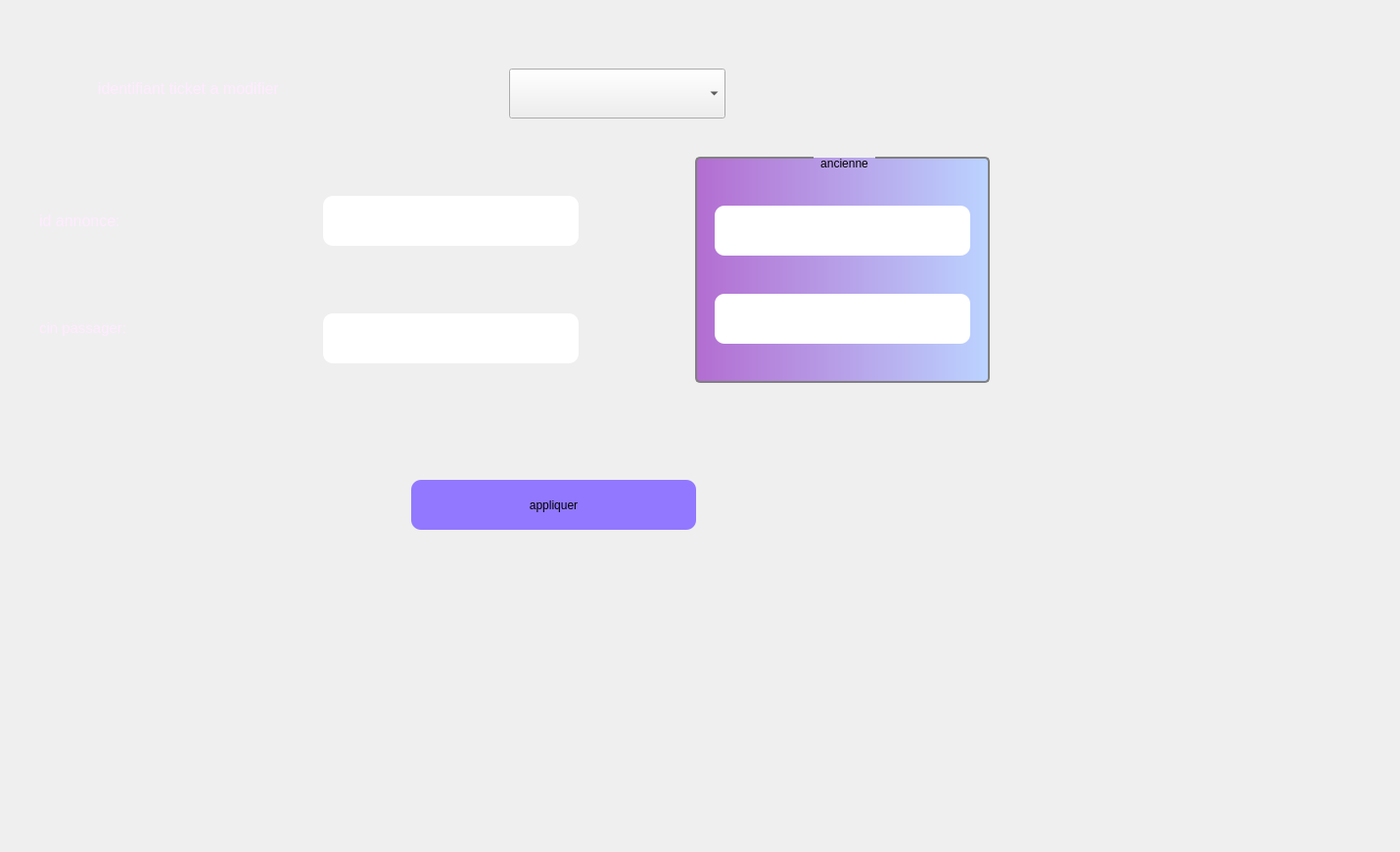
     <widget class="QWidget" name="tab_12">
      <attribute name="title">
       <string>modifier</string>
      </attribute>
      <widget class="QLabel" name="label_56">
       <property name="geometry">
        <rect>
         <x>100</x>
         <y>60</y>
         <width>261</width>
         <height>61</height>
        </rect>
       </property>
       <property name="palette">
        <palette>
         <active>
          <colorrole role="WindowText">
           <brush brushstyle="SolidPattern">
            <color alpha="255">
             <red>255</red>
             <green>235</green>
             <blue>255</blue>
            </color>
           </brush>
          </colorrole>
         </active>
         <inactive>
          <colorrole role="WindowText">
           <brush brushstyle="SolidPattern">
            <color alpha="255">
             <red>255</red>
             <green>235</green>
             <blue>255</blue>
            </color>
           </brush>
          </colorrole>
         </inactive>
         <disabled>
          <colorrole role="WindowText">
           <brush brushstyle="SolidPattern">
            <color alpha="255">
             <red>120</red>
             <green>120</green>
             <blue>120</blue>
            </color>
           </brush>
          </colorrole>
         </disabled>
        </palette>
       </property>
       <property name="text">
        <string>&lt;html&gt;&lt;head/&gt;&lt;body&gt;&lt;p&gt;&lt;span style=&quot; font-size:12pt;&quot;&gt;identifiant ticket a modifier&lt;/span&gt;&lt;/p&gt;&lt;/body&gt;&lt;/html&gt;</string>
       </property>
      </widget>
      <widget class="QLabel" name="label_57">
       <property name="geometry">
        <rect>
         <x>40</x>
         <y>200</y>
         <width>211</width>
         <height>51</height>
        </rect>
       </property>
       <property name="palette">
        <palette>
         <active>
          <colorrole role="WindowText">
           <brush brushstyle="SolidPattern">
            <color alpha="255">
             <red>255</red>
             <green>235</green>
             <blue>255</blue>
            </color>
           </brush>
          </colorrole>
         </active>
         <inactive>
          <colorrole role="WindowText">
           <brush brushstyle="SolidPattern">
            <color alpha="255">
             <red>255</red>
             <green>235</green>
             <blue>255</blue>
            </color>
           </brush>
          </colorrole>
         </inactive>
         <disabled>
          <colorrole role="WindowText">
           <brush brushstyle="SolidPattern">
            <color alpha="255">
             <red>120</red>
             <green>120</green>
             <blue>120</blue>
            </color>
           </brush>
          </colorrole>
         </disabled>
        </palette>
       </property>
       <property name="text">
        <string>&lt;html&gt;&lt;head/&gt;&lt;body&gt;&lt;p&gt;&lt;span style=&quot; font-size:12pt;&quot;&gt;id annonce:&lt;/span&gt;&lt;/p&gt;&lt;/body&gt;&lt;/html&gt;</string>
       </property>
      </widget>
      <widget class="QLineEdit" name="idanmod">
       <property name="geometry">
        <rect>
         <x>330</x>
         <y>200</y>
         <width>261</width>
         <height>51</height>
        </rect>
       </property>
       <property name="styleSheet">
        <string notr="true">border-radius: 10px;</string>
       </property>
      </widget>
      <widget class="QPushButton" name="appliquer_2">
       <property name="geometry">
        <rect>
         <x>420</x>
         <y>490</y>
         <width>291</width>
         <height>51</height>
        </rect>
       </property>
       <property name="cursor">
        <cursorShape>PointingHandCursor</cursorShape>
       </property>
       <property name="styleSheet">
        <string notr="true">background-color: rgb(0, 0, 255);
background-color: rgb(145, 120, 255);
border-radius: 10px;</string>
       </property>
       <property name="text">
        <string>appliquer</string>
       </property>
      </widget>
      <widget class="QLabel" name="label_43">
       <property name="geometry">
        <rect>
         <x>0</x>
         <y>0</y>
         <width>1421</width>
         <height>861</height>
        </rect>
       </property>
       <property name="text">
        <string/>
       </property>
       <property name="pixmap">
        <pixmap>../images/bg.v1.jpg</pixmap>
       </property>
      </widget>
      <widget class="QComboBox" name="comboBoxtic">
       <property name="geometry">
        <rect>
         <x>520</x>
         <y>70</y>
         <width>221</width>
         <height>51</height>
        </rect>
       </property>
      </widget>
      <widget class="QLineEdit" name="cinpmod">
       <property name="geometry">
        <rect>
         <x>330</x>
         <y>320</y>
         <width>261</width>
         <height>51</height>
        </rect>
       </property>
       <property name="styleSheet">
        <string notr="true">border-radius: 10px;</string>
       </property>
      </widget>
      <widget class="QLabel" name="label_61">
       <property name="geometry">
        <rect>
         <x>40</x>
         <y>310</y>
         <width>211</width>
         <height>51</height>
        </rect>
       </property>
       <property name="palette">
        <palette>
         <active>
          <colorrole role="WindowText">
           <brush brushstyle="SolidPattern">
            <color alpha="255">
             <red>255</red>
             <green>235</green>
             <blue>255</blue>
            </color>
           </brush>
          </colorrole>
         </active>
         <inactive>
          <colorrole role="WindowText">
           <brush brushstyle="SolidPattern">
            <color alpha="255">
             <red>255</red>
             <green>235</green>
             <blue>255</blue>
            </color>
           </brush>
          </colorrole>
         </inactive>
         <disabled>
          <colorrole role="WindowText">
           <brush brushstyle="SolidPattern">
            <color alpha="255">
             <red>120</red>
             <green>120</green>
             <blue>120</blue>
            </color>
           </brush>
          </colorrole>
         </disabled>
        </palette>
       </property>
       <property name="text">
        <string>&lt;html&gt;&lt;head/&gt;&lt;body&gt;&lt;p&gt;&lt;span style=&quot; font-size:11pt;&quot;&gt;cin passager:&lt;/span&gt;&lt;/p&gt;&lt;/body&gt;&lt;/html&gt;</string>
       </property>
      </widget>
      <widget class="QGroupBox" name="groupBox_2">
       <property name="geometry">
        <rect>
         <x>710</x>
         <y>160</y>
         <width>301</width>
         <height>231</height>
        </rect>
       </property>
       <property name="styleSheet">
        <string notr="true">QGroupBox {
	background-color: qlineargradient(spread:pad, x1:0, y1:0, x2:1, y2:0, stop:0 rgba(179, 109, 209, 255), stop:1 rgba(187, 211, 255, 255));
 
    border: 2px solid gray;
    border-radius: 5px;
    margin-top: 1ex; /* leave space at the top for the title */
}

QGroupBox::title {
    subcontrol-origin: margin;
    subcontrol-position: top center; /* position at the top center */
    padding: 0 5px;
    background-color: qlineargradient(x1: 0, y1: 0, x2: 0, y2: 1,
                                      stop: 0 #FF0ECE, stop: 1 #FFFFFF);
}</string>
       </property>
       <property name="title">
        <string>ancienne</string>
       </property>
       <widget class="QLineEdit" name="idanmod_2">
        <property name="enabled">
         <bool>false</bool>
        </property>
        <property name="geometry">
         <rect>
          <x>20</x>
          <y>50</y>
          <width>261</width>
          <height>51</height>
         </rect>
        </property>
        <property name="styleSheet">
         <string notr="true">border-radius: 10px;</string>
        </property>
       </widget>
       <widget class="QLineEdit" name="cinpmod_2">
        <property name="enabled">
         <bool>false</bool>
        </property>
        <property name="geometry">
         <rect>
          <x>20</x>
          <y>140</y>
          <width>261</width>
          <height>51</height>
         </rect>
        </property>
        <property name="styleSheet">
         <string notr="true">border-radius: 10px;</string>
        </property>
       </widget>
      </widget>
      <widget class="QLabel" name="label_68">
       <property name="geometry">
        <rect>
         <x>0</x>
         <y>0</y>
         <width>1321</width>
         <height>731</height>
        </rect>
       </property>
       <property name="text">
        <string/>
       </property>
       <property name="pixmap">
        <pixmap>../../Downloads/back.png</pixmap>
       </property>
      </widget>
      <zorder>label_68</zorder>
      <zorder>label_43</zorder>
      <zorder>label_56</zorder>
      <zorder>label_57</zorder>
      <zorder>idanmod</zorder>
      <zorder>appliquer_2</zorder>
      <zorder>comboBoxtic</zorder>
      <zorder>cinpmod</zorder>
      <zorder>label_61</zorder>
      <zorder>groupBox_2</zorder>
     </widget>
